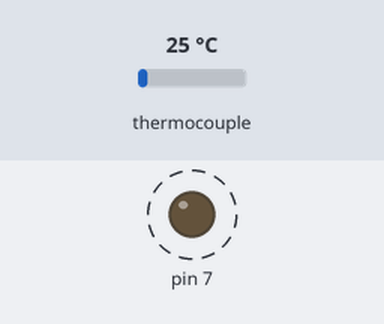
A sketch run on a simulated Arduino Uno, built with avr-gcc and run on an emulated ATmega328P. Shown: output pins drawn as LEDs (lit = HIGH). Dashed ring = blinking. The test bench sets the inputs (shaded band); at power-on: thermocouple 25 °C. Pins used as bus, display or sensor lines are not drawn; what the sketch prints to the serial monitor is not drawn.

Above: at 0.7 s.
Timing chart, 0 to 3.5 s (numbered marks = the images above):
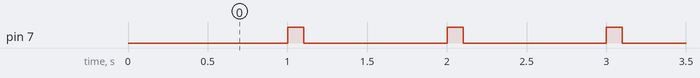

The sketch:

termocoppia_led.ino
```cpp
// this example is public domain. enjoy!
// www.ladyada.net/learn/sensors/thermocouple

#include "max6675.h"
unsigned long old_millis=0;
unsigned long delta=1000;
int minuti=1;
int thermoDO = 2;
int thermoCS = 3;
int thermoCLK = 4;
MAX6675 thermocouple(thermoCLK, thermoCS, thermoDO);
int vccPin = 5;
int gndPin = 6;

void setup() {
  Serial.begin(9600);
  pinMode(vccPin, OUTPUT); digitalWrite(vccPin, HIGH);
  pinMode(gndPin, OUTPUT); digitalWrite(gndPin, LOW);
  pinMode(7, OUTPUT);
  Serial.println("MAX6675 test");
  delay(500);
}
void loop() {
  unsigned long now=millis();
   if (now >= old_millis + delta) {
    digitalWrite(7, HIGH);
   delay(100);
   digitalWrite(7, LOW);
    Serial.print(minuti);
    Serial.print(",");
    Serial.println(thermocouple.readCelsius());
   old_millis = now;
   minuti = minuti +1;
   }
   delay(1);
}
```

Measured:
- by itself, pin 7: alternates HIGH for 0.10 s and LOW for 0.90 s
